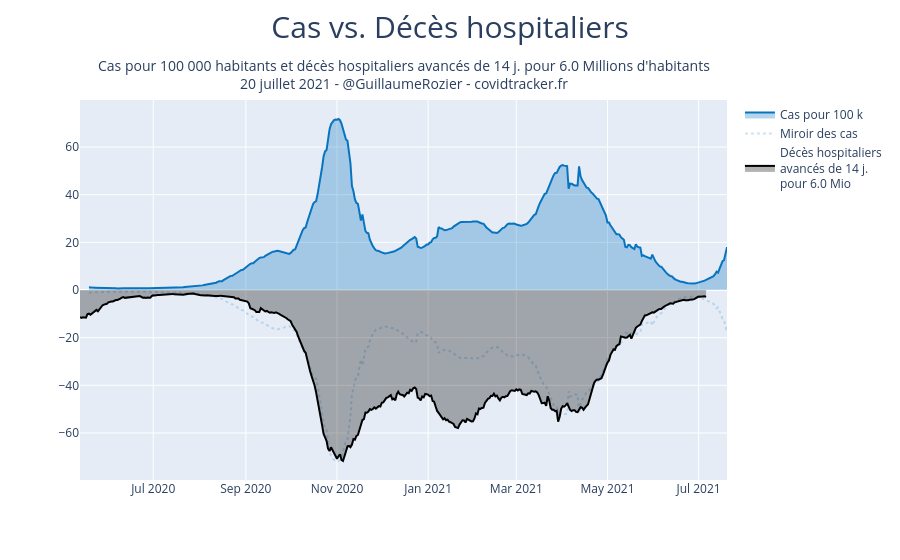

The code cell stored with this chart in its notebook:
### Code cell
y1 = df.P.rolling(window=7).mean()/67000000*100000
y2 = df.incid_dc.rolling(window=7).mean().shift(-14)/67000000

coef_normalisation = y1.max()/y2.max()

fig = go.Figure()
hab_dc = 6000000
fig.add_trace(go.Scatter(
    x=df.jour,
    y=y1,
    name="Cas pour 100 k",
    marker_color='rgb(8, 115, 191)',
    fillcolor="rgba(8, 115, 191, 0.3)",
    fill='tozeroy'))
fig.add_trace(go.Scatter(
    x=df.jour,
    y=-y1,
    name="Miroir des cas",
    marker_color='rgba(8, 115, 191, 0.2)',
    line=dict(
        dash="dot")
))
fig.add_trace(go.Scatter(
    x=df.jour,
    y=-y2*coef_normalisation,
    marker_color='black',
    fillcolor="rgba(0,0,0,0.3)",
    name="Décès hospitaliers<br>avancés de 14 j.<br>pour {} Mio".format(hab_dc/1000000),
    fill='tozeroy'))
fig.update_yaxes()
fig.update_layout(
    title={
                        'text': "Cas vs. Décès hospitaliers",
                        'y':0.97,
                        'x':0.5,
                        'xanchor': 'center',
                        'yanchor': 'top'},
    titlefont = dict(
                    size=30),
    annotations = [
                        dict(
                            x=0.5,
                            y=1.12,
                            xref='paper',
                            yref='paper',
                            font=dict(size=14),
                            text="Cas pour 100 000 habitants et décès hospitaliers avancés de 14 j. pour {} Millions d'habitants<br>{} - @GuillaumeRozier - covidtracker.fr".format(hab_dc/1000000, datetime.strptime(df.jour.max(), '%Y-%m-%d').strftime('%d %B %Y')),#'Date : {}. Source : Santé publique France. Auteur : GRZ - covidtracker.fr.'.format(),                    showarrow = False
                            showarrow=False
                        ),
                        ]
)

#name_fig = "cas_hospitalisations_ratio"
#fig.write_image(PATH + "images/charts/france/{}.jpeg".format(name_fig), scale=2, width=900, height=600)
#plotly.offline.plot(fig, filename = PATH + 'images/html_exports/france/{}.html'.format(name_fig), auto_open=False)

### Figure 1 — Plotly figure (JSON) as saved in the notebook; plotly's stock layout.template omitted (floating-point values rounded to 4 significant figures; data arrays with more than 128 entries replaced by an {"elided": "..."} marker saying what was removed)
{"data": [{"fill": "tozeroy", "fillcolor": "rgba(8, 115, 191, 0.3)", "marker": {"color": "rgb(8, 115, 191)"}, "name": "Cas pour 100 k", "type": "scatter", "x": {"elided": "434 str values"}, "y": {"elided": "434 float values"}}, {"line": {"dash": "dot"}, "marker": {"color": "rgba(8, 115, 191, 0.2)"}, "name": "Miroir des cas", "type": "scatter", "x": {"elided": "434 str values"}, "y": {"elided": "434 float values"}}, {"fill": "tozeroy", "fillcolor": "rgba(0,0,0,0.3)", "marker": {"color": "black"}, "name": "Décès hospitaliers<br>avancés de 14 j.<br>pour 6.0 Mio", "type": "scatter", "x": {"elided": "434 str values"}, "y": {"elided": "434 float values"}}], "layout": {"annotations": [{"font": {"size": 14}, "showarrow": false, "text": "Cas pour 100 000 habitants et décès hospitaliers avancés de 14 j. pour 6.0 Millions d'habitants<br>20 juillet 2021 - @GuillaumeRozier - covidtracker.fr", "x": 0.5, "xref": "paper", "y": 1.12, "yref": "paper"}], "title": {"font": {"size": 30}, "text": "Cas vs. Décès hospitaliers", "x": 0.5, "xanchor": "center", "y": 0.97, "yanchor": "top"}}}
